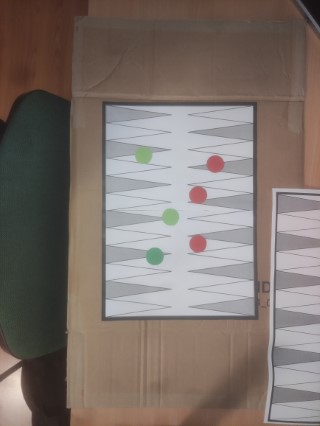
#> input picture Modern Computer Vision/OpenCV/tests/im4.jpeg, 320 x 426 px
$ jupyter execute '18. Perspective Transforms.ipynb'
#> lines starting #> are read from the running program, lines starting #| are printed output that depends on the picture; after the words box and inside, x2 and y2 are one past the last pixel; in counts of white or black regions, pixels touching at a corner belong together; long printed decimals are rounded
# **Perspective Transforms**

####**In this lesson we'll learn:**
1. Use OpenCV's getPerspectiveTransform
2. Use findContours to get corners and automate perspective Transform

[cell 1]
# Our Setup, Import Libaries, Create our Imshow Function and Download our Images
import cv2
import numpy as np
from matplotlib import pyplot as plt

# Define our imshow function
def imshow(title = "Image", image = None, size = 10):
    w, h = image.shape[0], image.shape[1]
    aspect_ratio = w/h
    plt.figure(figsize=(size * aspect_ratio,size))
    plt.imshow(cv2.cvtColor(image, cv2.COLOR_BGR2RGB))
    plt.title(title)
    plt.show()

# # Download and unzip our images
# !wget https://moderncomputervision.s3.eu-west-2.amazonaws.com/images.zip

# !unzip -qq images.zip

[cell 2]
# Our Setup, Import Libaries, Create our Imshow Function and Download our Images
import cv2
import numpy as np
from matplotlib import pyplot as plt

# Define our imshow function
def imshow(title = "Image", image = None, size = 10):
    w, h = image.shape[0], image.shape[1]
    aspect_ratio = w/h
    plt.figure(figsize=(size * aspect_ratio,size))
    plt.imshow(cv2.cvtColor(image, cv2.COLOR_BGR2RGB))
    plt.title(title)
    plt.show()

image = cv2.imread('./tests/im4.jpeg')
#> image is the input picture: shape (426, 320, 3); mean B, G, R 108.7, 114.7, 125.9

# Convert to Grayscale
gray = cv2.cvtColor(image, cv2.COLOR_BGR2GRAY)
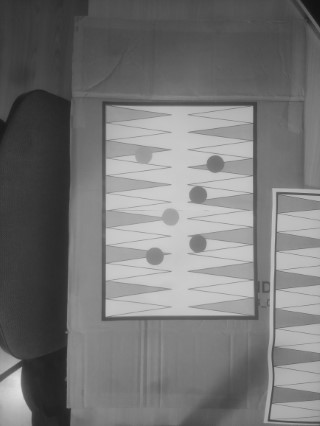
#> gray: shape (426, 320); min 15, max 223, mean 117.3

_, th2 = cv2.threshold(gray, 0, 255, cv2.THRESH_BINARY + cv2.THRESH_OTSU)
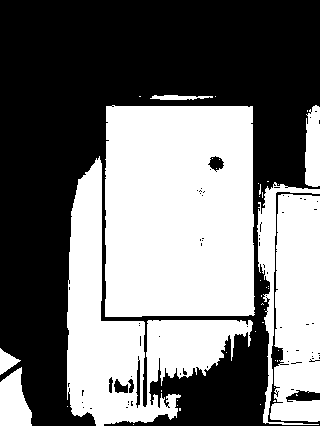
#> th2: shape (426, 320); 46.3% white; 43 white regions (35 under 20 px), largest, box (x1, y1, x2, y2) and area: (105, 105, 255, 317) 30909, (67, 156, 253, 426) 17075, (270, 194, 320, 422) 9581
imshow('After thresholding', th2)

# Use a copy of your image e.g. edged.copy(), since findContours alters the image
contours, hierarchy = cv2.findContours(th2, cv2.RETR_EXTERNAL, cv2.CHAIN_APPROX_SIMPLE)
#> contours = 40 contours, 32 with area under 20; largest, box (x1, y1, x2, y2) and area: (105, 105, 255, 317) 30722, (67, 156, 253, 426) 16822, (270, 194, 320, 422) 9311, (257, 182, 320, 425) 2148, (0, 367, 32, 426) 1278, (305, 105, 320, 187) 994, (0, 348, 21, 375) 243, (150, 95, 213, 100) 153

# Draw all contours, note this overwrites the input image (inplace operation)
# Use '-1' as the 3rd parameter to draw all
cv2.drawContours(image, contours, -1, (0,255,0), thickness = 2)
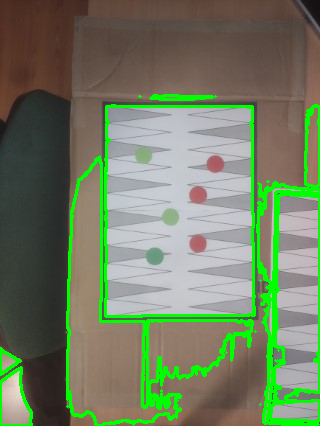
#> image: shape (426, 320, 3); mean B, G, R 97.8, 126.1, 113.2
imshow('Contours overlaid on original image', image)

print("Number of Contours found = " + str(len(contours)))
#| Number of Contours found = 40

### **Approxiamte our contour above to just 4 points using approxPolyDP**

[cell 3]
# Sort contours large to small by area

sorted_contours = sorted(contours, key=cv2.contourArea, reverse=True)
#> sorted_contours has the same summary as contours

# loop over the contours
for cnt in sorted_contours:
	# approximate the contour
	perimeter = cv2.arcLength(cnt, True)
	approx = cv2.approxPolyDP(cnt, 0.05 * perimeter, True)

	if len(approx) == 4:
		break
#> this loop made 1 pass
#> (perimeter, approx) on pass 1: (738.8, [[106, 106], [105, 316], [253, 315], [252, 106]])

# Our x, y cordinates of the four corners
print("Our 4 corner points are:")
print(approx)
#| [[[106 106]]
#|  [[105 316]]
#|  [[253 315]]
#|  [[252 106]]]

### **Use getPerspectiveTransform and warpPerspective to create our top down view**

Note: We mannauly matched the order of the points

[cell 4]
# Order obtained here is top left, bottom left, bottom right, top right
inputPts = np.float32(approx)
#> inputPts = [[106, 106], [105, 316], [253, 315], [252, 106]]

outputPts = np.float32([[0,0],
                       [0,800],
                       [500,800],
                       [500,0]])

# Get our Transform Matrix, M
M = cv2.getPerspectiveTransform(inputPts,outputPts)
#> M = [[3.42, 0.0163, -364.3], [1.46e-15, 3.88, -410.8], [-3.23e-05, 6.55e-05, 1]]

# Apply the transform Matrix M using Warp Perspective
dst = cv2.warpPerspective(image, M, (500,800))
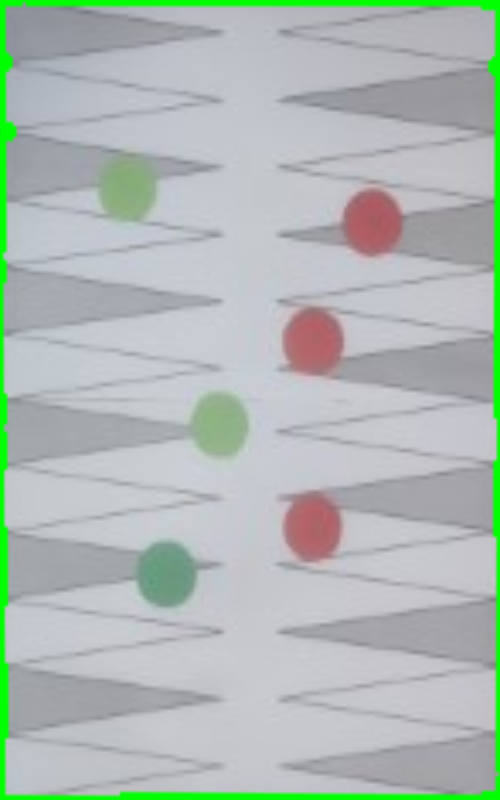
#> dst: shape (800, 500, 3); mean B, G, R 180.8, 185.9, 175

imshow("Perspective", dst)

### **Excercise**

1. Order points in ```approx``` sorting from top left going clockwise (i.e. top left, top right, bottom left, bottom right)
2. Get initial contour aspect ratio and adjust final Warp to output in that aspect ratio and orientation

[cell 5]
# Get the centroid of the contour
M = cv2.moments(approx)
#> M = moments, m00 30796.5, centre m10/m00, m01/m00 = (178.9, 211)
cX = int(M["m10"] / M["m00"])
#> cX = 178
cY = int(M["m01"] / M["m00"])
#> cY = 210

# Sort the points based on their angle with respect to the centroid
sorted_pts = sorted(approx, key=lambda point: np.arctan2(point[0][1] - cY, point[0][0] - cX))
#> sorted_pts = [[[106, 106]], [[252, 106]], [[253, 315]], [[105, 316]]]

# Rearrange the points in the order: top left, top right, bottom right, bottom left
top_left = sorted_pts[0][0]
#> top_left = [106, 106]
top_right = sorted_pts[1][0]
#> top_right = [252, 106]
bottom_right = sorted_pts[2][0]
#> bottom_right = [253, 315]
bottom_left = sorted_pts[3][0]
#> bottom_left = [105, 316]

ordered_pts = np.array([top_left, top_right, bottom_right, bottom_left], dtype=np.float32)
#> ordered_pts = [[106, 106], [252, 106], [253, 315], [105, 316]]

print("Our 4 corner points are:")
print(ordered_pts)
#| [[106. 106.]
#|  [252. 106.]
#|  [253. 315.]
#|  [105. 316.]]
# Get the width and height of the contour's bounding rectangle
x, y, w, h = cv2.boundingRect(cnt)
#> x = 105; y = 105; w = 150; h = 212

# Calculate the aspect ratio
aspect_ratio = w / h
#> aspect_ratio = 0.708

print("Initial contour aspect ratio:", aspect_ratio)
#| Initial contour aspect ratio: 0.7075

$ run again, with Modern Computer Vision/OpenCV/tests/im1.jpeg copied over Modern Computer Vision/OpenCV/tests/im4.jpeg
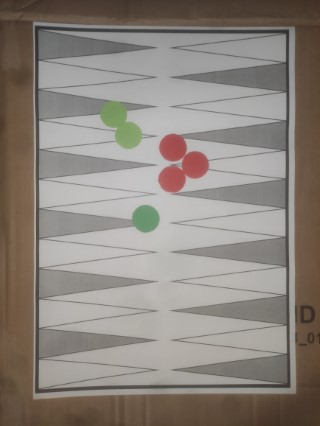
#> input picture Modern Computer Vision/OpenCV/tests/im1.jpeg, 320 x 426 px
#> image is the input picture: shape (426, 320, 3); mean B, G, R 125.4, 132.5, 140.2
#> `_, th2 = cv2.threshold(gray, 0, 255, cv2.THRESH_BINARY + cv2.THRESH_OT..`:
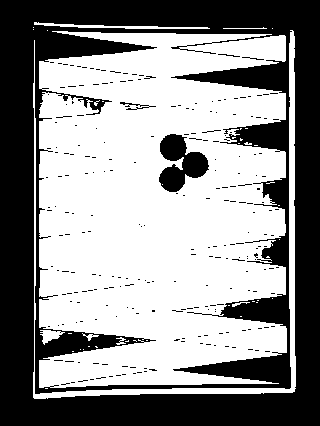
#> th2: shape (426, 320); 56.8% white; 241 black regions (236 under 20 px), largest, box (x1, y1, x2, y2) and area: (0, 0, 320, 426) 56145, (159, 134, 209, 192) 1653, (120, 102, 156, 110) 84, (218, 54, 240, 57) 24, (242, 57, 264, 60) 23
#> contours = 41 contours, 36 with area under 20; largest, box (x1, y1, x2, y2) and area: (39, 31, 287, 388) 73828, (33, 30, 296, 399) 3095, (34, 22, 210, 29) 260, (40, 330, 65, 345) 156, (82, 333, 99, 341) 27
#| Number of Contours found = 41
#> sorted_contours has the same summary as contours
#> the loop `for cnt in sorted_contours:` made 1 pass
#> (perimeter, approx) on pass 1: (3278.4, [[52, 31], [39, 387], [278, 383], [285, 36]])
#| [[[ 52  31]]
#|  [[ 39 387]]
#|  [[278 383]]
#|  [[285  36]]]
#> inputPts = [[52, 31], [39, 387], [278, 383], [285, 36]]
#> `M = cv2.getPerspectiveTransform(inputPts,outputPts)`: M = [[2.08, 0.0761, -110.7], [-0.0492, 2.29, -68.53], [-0.000108, 6.59e-05, 1]]
#> `dst = cv2.warpPerspective(image, M, (500,800))`:
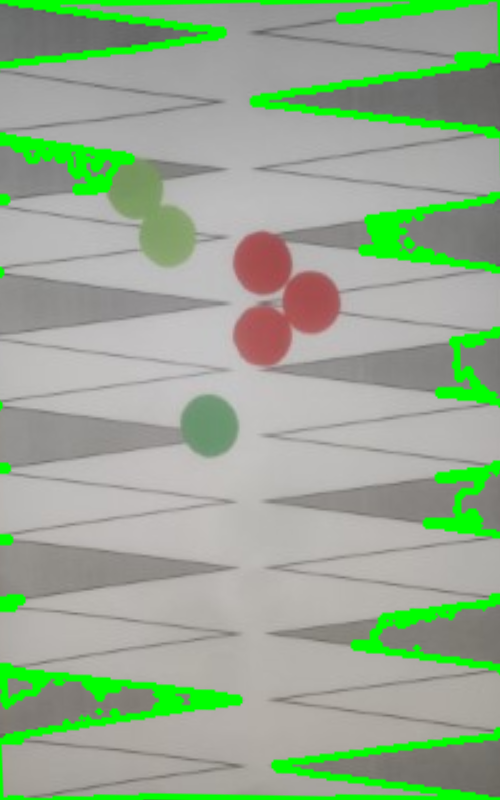
#> dst: shape (800, 500, 3); mean B, G, R 144.6, 170.8, 150.2
#> `M = cv2.moments(approx)`: M = moments, m00 82959, centre m10/m00, m01/m00 = (163, 210)
#> cX = 162
#> cY = 209
#> sorted_pts = [[[52, 31]], [[285, 36]], [[278, 383]], [[39, 387]]]
#> top_left = [52, 31]
#> top_right = [285, 36]
#> bottom_right = [278, 383]
#> bottom_left = [39, 387]
#> ordered_pts = [[52, 31], [285, 36], [278, 383], [39, 387]]
#| [[ 52.  31.]
#|  [285.  36.]
#|  [278. 383.]
#|  [ 39. 387.]]
#> `x, y, w, h = cv2.boundingRect(cnt)`: x = 39; y = 31; w = 248; h = 357
#> `aspect_ratio = w / h`: aspect_ratio = 0.695
#| Initial contour aspect ratio: 0.6947

$ run again, with Modern Computer Vision/OpenCV/tests/im2.jpeg copied over Modern Computer Vision/OpenCV/tests/im4.jpeg
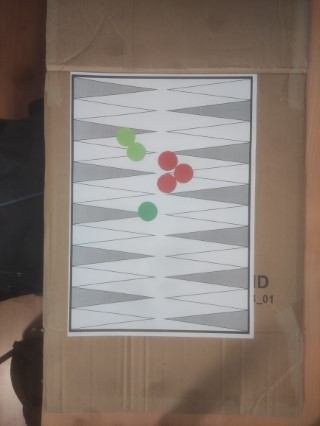
#> input picture Modern Computer Vision/OpenCV/tests/im2.jpeg, 320 x 426 px
#> image is the input picture: shape (426, 320, 3); mean B, G, R 113.5, 121.7, 134
#> `_, th2 = cv2.threshold(gray, 0, 255, cv2.THRESH_BINARY + cv2.THRESH_OT..`:
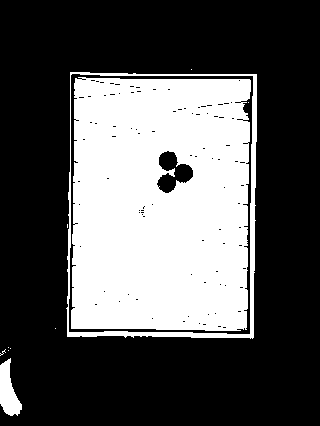
#> th2: shape (426, 320); 34.1% white; 11 white regions (8 under 20 px), largest, box (x1, y1, x2, y2) and area: (71, 77, 251, 331) 42803, (66, 72, 257, 339) 2955, (0, 358, 22, 416) 743
#> contours = 9 contours, 7 with area under 20; largest, box (x1, y1, x2, y2) and area: (66, 72, 257, 339) 48753, (0, 358, 22, 416) 678
#| Number of Contours found = 9
#> sorted_contours has the same summary as contours
#> the loop `for cnt in sorted_contours:` made 1 pass
#> (perimeter, approx) on pass 1: (919.9, [[70, 72], [67, 336], [252, 338], [256, 74]])
#| [[[ 70  72]]
#|  [[ 67 336]]
#|  [[252 338]]
#|  [[256  74]]]
#> inputPts = [[70, 72], [67, 336], [252, 338], [256, 74]]
#> `M = cv2.getPerspectiveTransform(inputPts,outputPts)`: M = [[2.68, 0.0305, -190.1], [-0.0324, 3.01, -214.4], [4.38e-07, -2.03e-05, 1]]
#> `dst = cv2.warpPerspective(image, M, (500,800))`:
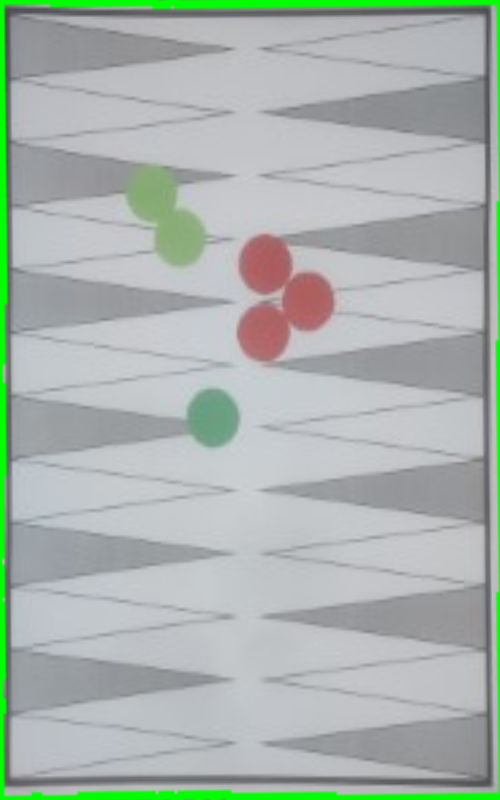
#> dst: shape (800, 500, 3); mean B, G, R 173.8, 179.5, 169.6
#> `M = cv2.moments(approx)`: M = moments, m00 48979, centre m10/m00, m01/m00 = (161.3, 204.9)
#> cX = 161
#> cY = 204
#> sorted_pts = [[[70, 72]], [[256, 74]], [[252, 338]], [[67, 336]]]
#> top_left = [70, 72]
#> top_right = [256, 74]
#> bottom_right = [252, 338]
#> bottom_left = [67, 336]
#> ordered_pts = [[70, 72], [256, 74], [252, 338], [67, 336]]
#| [[ 70.  72.]
#|  [256.  74.]
#|  [252. 338.]
#|  [ 67. 336.]]
#> `x, y, w, h = cv2.boundingRect(cnt)`: x = 66; y = 72; w = 191; h = 267
#> `aspect_ratio = w / h`: aspect_ratio = 0.715
#| Initial contour aspect ratio: 0.7154
